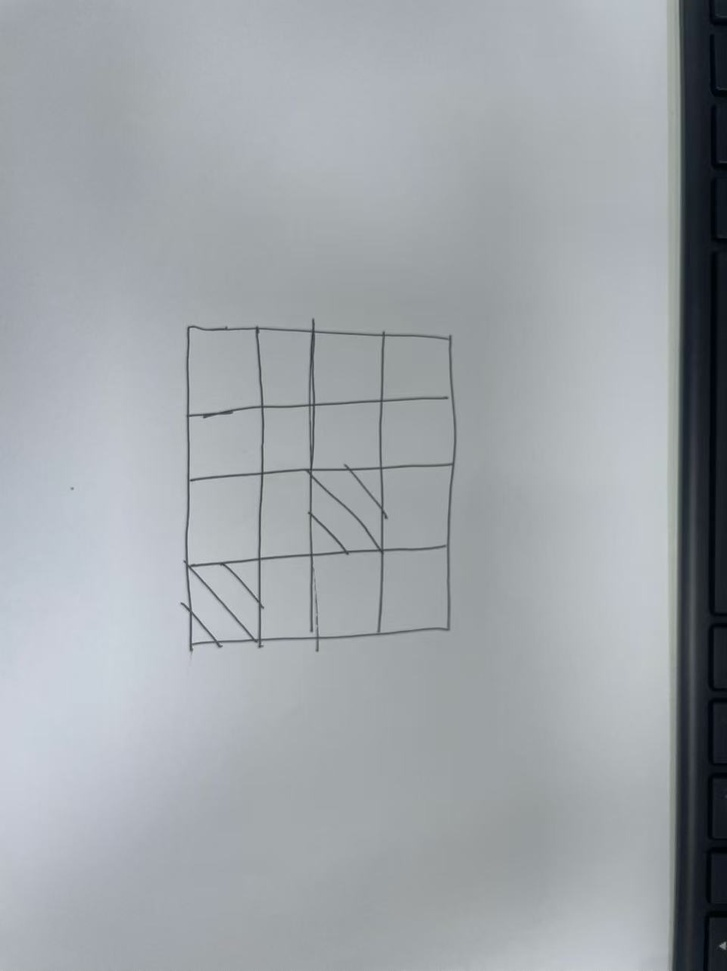
#> input picture image/my_shudu.jpg, 727 x 971 px, shrunk from 960 x 1282 before the run
$ jupyter execute '图像梯度处理.ipynb'   (older library calls are emulated)
#> lines starting #> are read from the running program, lines starting #| are printed output that depends on the picture
| 算子名称         | 函数原型                                                                                       | 参数名称           | 参数说明（类型 + 含义 + 默认值 + 注意点）                                                                                           | 功能与原理                         | 应用场景                    |
| ------------ | ------------------------------------------------------------------------------------------ | -------------- | ------------------------------------------------------------------------------------------------------------------- | ----------------------------- | ----------------------- |
| **Sobel 算子** | `cv2.Sobel(src, ddepth, dx, dy, ksize=3, scale=1, delta=0, borderType=cv2.BORDER_DEFAULT)` | **src**        | *类型：* ndarray<br>*说明：* 输入图像，一般为**单通道灰度图**（若为彩色，需先 `cv2.cvtColor()` 转换）                                              | **功能：**计算一阶导数，检测灰度变化方向与幅度     | 通用边缘检测、纹理提取             |
|              |                                                                                            | **ddepth**     | *类型：* int（如 `cv2.CV_8U`, `cv2.CV_16S`, `cv2.CV_64F`）<br>*说明：* 输出图像的深度。通常选 `cv2.CV_64F` 避免负数截断。                      | 控制结果精度与范围，防止梯度值溢出             | -                       |
|              |                                                                                            | **dx**         | *类型：* int（0 或 1 或 2）<br>*说明：* 表示求导方向的 x 阶数。<br>`dx=1, dy=0`：水平梯度；`dx=0, dy=1`：垂直梯度；`dx=1, dy=1`：对角梯度                | 控制梯度计算方向                      | 水平或垂直边缘检测               |
|              |                                                                                            | **dy**         | *类型：* int（0 或 1 或 2）<br>*说明：* 表示求导方向的 y 阶数。与 dx 配合使用。                                                               | -                             | -                       |
|              |                                                                                            | **ksize**      | *类型：* int，奇数（1,3,5,7）<br>*说明：* 卷积核大小，越大平滑越强但边缘越宽。<br>*特别说明：* 若 `ksize=-1` 则自动调用 **Scharr 算子**。                      | 控制平滑程度和梯度分辨率                  | 小核用于细节检测，大核用于平滑边缘       |
|              |                                                                                            | **scale**      | *类型：* float，默认 1<br>*说明：* 对结果缩放因子，用于放大或缩小梯度强度。                                                                      | 调节输出强度范围                      | 图像归一化前调整梯度强度            |
|              |                                                                                            | **delta**      | *类型：* float，默认 0<br>*说明：* 偏移值，会在结果加上一个常数偏移。                                                                         | 修正结果亮度偏移                      | 保证结果范围在 0–255 内         |
|              |                                                                                            | **borderType** | *类型：* int（边界填充模式）<br>*常用值：* `cv2.BORDER_DEFAULT`、`cv2.BORDER_REFLECT`、`cv2.BORDER_REPLICATE` 等<br>*说明：* 控制边缘像素如何扩展。 | 影响边缘处理效果                      | 防止边缘裁剪产生黑框              |
|              |                                                                                            | —              | —                                                                                                                   | **一阶导数算子，结合平滑与微分，方向可控，抗噪性好。** | 通用边缘检测、特征方向提取（HOG/SIFT） |

| 算子名称          | 函数原型                                                                               | 参数名称                         | 参数说明（类型 + 含义 + 默认值 + 注意点）                       | 功能与原理                                     | 应用场景                        |
| ------------- | ---------------------------------------------------------------------------------- | ---------------------------- | ----------------------------------------------- | ----------------------------------------- | --------------------------- |
| **Scharr 算子** | `cv2.Scharr(src, ddepth, dx, dy, scale=1, delta=0, borderType=cv2.BORDER_DEFAULT)` | **src**                      | 输入图像（灰度）                                        | **功能：**是 Sobel 算子的高精度变体，优化了 3×3 核，梯度更平滑   | 高精度边缘检测、纹理分析                |
|               |                                                                                    | **ddepth**                   | 输出深度，推荐使用 `cv2.CV_64F`                          | 防止梯度溢出                                    | -                           |
|               |                                                                                    | **dx, dy**                   | 导数阶数（0 或 1）<br>与 Sobel 相同：dx=1 表水平，dy=1 表垂直     | 控制求导方向                                    | -                           |
|               |                                                                                    | **scale, delta, borderType** | 同 Sobel 参数含义                                    | —                                         | —                           |
|               |                                                                                    | **注意**                       | Scharr 没有 `ksize` 参数，固定使用 3×3 核。权重更精确，中心像素占比更高。 | -                                         | -                           |
|               |                                                                                    | —                            | —                                               | **对小尺度边缘检测效果优于 Sobel**，尤其在噪声较低的高精度任务中表现好。 | 光流估计、边缘梯度方向计算（HOG/SIFT 前处理） |

| 算子名称             | 函数原型                                                                                   | 参数名称           | 参数说明（类型 + 含义 + 默认值 + 注意点）          | 功能与原理                                         | 应用场景                |
| ---------------- | -------------------------------------------------------------------------------------- | -------------- | ---------------------------------- | --------------------------------------------- | ------------------- |
| **Laplacian 算子** | `cv2.Laplacian(src, ddepth, ksize=1, scale=1, delta=0, borderType=cv2.BORDER_DEFAULT)` | **src**        | 输入图像（灰度）                           | **功能：**基于二阶导数检测亮度变化剧烈区域（灰度变化率的变化率），用于检测边缘与锐化。 | 边缘增强、锐化、结构分析        |
|                  |                                                                                        | **ddepth**     | 输出深度，建议使用 `cv2.CV_64F`             | 避免负值被截断                                       | -                   |
|                  |                                                                                        | **ksize**      | 卷积核大小（必须为奇数，默认1）<br>越大越平滑，但边缘定位更模糊 | 控制检测精度与平滑程度                                   | -                   |
|                  |                                                                                        | **scale**      | 缩放因子（默认 1）                         | 控制输出梯度强度                                      | -                   |
|                  |                                                                                        | **delta**      | 偏移值（默认 0）                          | 调整结果亮度偏移                                      | -                   |
|                  |                                                                                        | **borderType** | 边界处理模式（同 Sobel）                    | 决定边缘填充方式                                      | -                   |
|                  |                                                                                        | —              | —                                  | **二阶导数算子，无方向性，对灰度变化最敏感。**                     | 图像锐化、全方向边缘检测、医学影像增强 |

### 🧮 OpenCV 图像滤波与梯度算子总结

| 算子类别       | 函数名称                      | 函数原型                                                                                        | 参数详解                                                                                                                                            | 功能与原理                      | 优点                         | 缺点               | 常见应用              |
| ---------- | ------------------------- | ------------------------------------------------------------------------------------------- | ----------------------------------------------------------------------------------------------------------------------------------------------- | -------------------------- | -------------------------- | ---------------- | ----------------- |
| **基础滤波算子** | **filter2D**（通用卷积）        | `cv2.filter2D(src, ddepth, kernel, anchor=(-1,-1), delta=0, borderType=cv2.BORDER_DEFAULT)` | - **src**：输入图像<br>- **ddepth**：输出深度<br>- **kernel**：卷积核矩阵（如 3×3 或 5×5）<br>- **anchor**：锚点位置（默认中心）<br>- **delta**：偏移量<br>- **borderType**：边界扩充方式 | 将自定义卷积核应用于图像，实现任意线性滤波。     | 通用性强，可自定义任意核（如锐化、模糊、边缘增强等） | 不具备自适应性，需手动设计卷积核 | 自定义滤波器、锐化、平滑、模板卷积 |
| **平滑滤波算子** | **blur**（均值滤波）            | `cv2.blur(src, ksize, anchor=(-1,-1), borderType=cv2.BORDER_DEFAULT)`                       | - **ksize**：核大小 (3,3)<br>- **anchor**：卷积锚点<br>- **borderType**：边界模式                                                                             | 用邻域像素的平均值替代中心像素，实现平滑。      | 简单高效，可快速去除轻度噪声             | 模糊边缘、细节丢失        | 图像预处理、降噪          |
|            | **boxFilter**（方框滤波）       | `cv2.boxFilter(src, ddepth, ksize, anchor=(-1,-1), normalize=True)`                         | - **normalize**：是否归一化（True 为均值滤波）                                                                                                               | 与均值滤波类似，可选归一化控制输出亮度。       | 灵活、支持大核加速                  | 同样会模糊边缘          | 快速模糊、图像积分滤波       |
|            | **GaussianBlur**（高斯滤波）    | `cv2.GaussianBlur(src, ksize, sigmaX, sigmaY=0, borderType=cv2.BORDER_DEFAULT)`             | - **sigmaX/Y**：控制平滑强度<br>- **ksize**：核大小                                                                                                        | 基于高斯分布的加权平均，中心像素权重大。       | 平滑自然、抗噪好                   | 仍会模糊边缘           | 去高斯噪声、Canny 前处理   |
|            | **medianBlur**（中值滤波）      | `cv2.medianBlur(src, ksize)`                                                                | - **ksize**：奇数，窗口大小                                                                                                                             | 使用邻域像素的中值代替中心像素。           | 去椒盐噪声效果好，保边性能优             | 对连续噪声效果一般，速度慢    | 医学图像、黑白点噪声        |
|            | **bilateralFilter**（双边滤波） | `cv2.bilateralFilter(src, d, sigmaColor, sigmaSpace)`                                       | - **d**：邻域直径<br>- **sigmaColor**：颜色空间参数<br>- **sigmaSpace**：空间距离参数                                                                              | 综合空间距离与像素差异的加权平均，去噪同时保边。   | 去噪保边效果出色                   | 计算量大             | 人像美颜、HDR、边缘保留平滑   |
| **锐化算子**   | **Laplacian**（二阶梯度）       | `cv2.Laplacian(src, ddepth, ksize=1, scale=1, delta=0, borderType=cv2.BORDER_DEFAULT)`      | - **ksize**：核大小（奇数）<br>- **scale/delta**：缩放与偏移                                                                                                  | 计算二阶导数，突出灰度突变的边缘。          | 全方向检测，适合锐化                 | 对噪声敏感            | 图像锐化、轮廓增强         |
| **梯度算子**   | **Sobel**（一阶导数）           | `cv2.Sobel(src, ddepth, dx, dy, ksize=3, scale=1, delta=0, borderType=cv2.BORDER_DEFAULT)`  | - **dx/dy**：导数方向<br>- **ksize**：卷积核大小<br>- **scale/delta**：缩放与偏移                                                                                | 计算一阶导，检测水平或垂直边缘。           | 方向可控、抗噪强                   | 边缘较粗             | 一般边缘检测            |
|            | **Scharr**（高精度一阶导）        | `cv2.Scharr(src, ddepth, dx, dy, scale=1, delta=0, borderType=cv2.BORDER_DEFAULT)`          | - 无 ksize 参数，固定 3×3                                                                                                                             | Sobel 的高精度优化版，中心权重更高，方向更准。 | 精度高、细节保留好                  | 核固定，计算略慢         | 高精度梯度检测、纹理分析      |

[cell 1]
import cv2
import numpy as np

image_np = cv2.imread("../image/my_shudu.jpg")
#> image_np is the input picture: shape (971, 727, 3); mean B, G, R 169.6, 164.9, 159.8
# 构建卷积核
kernel1 = np.array(
  [
    [-1,0,1],  #
    [-2,0,2],  #
    [-1,0,1]  #
  ]
)

kernel2 = np.array(
  [
    [-1,-2,-1],  #
    [0,0,0],  #
    [1,2,1]  #
  ]
)
image_filter = cv2.filter2D(image_np,-1,kernel1)
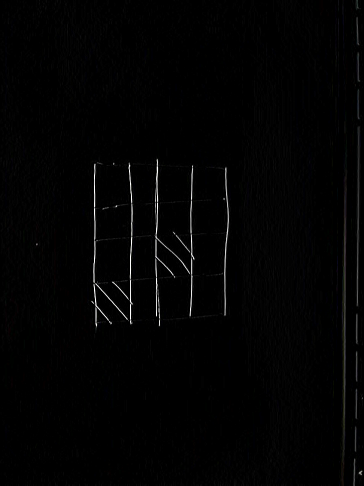
#> image_filter: shape (971, 727, 3) (shown at 1/2 size); mean B, G, R 2.8, 2.7, 2.7
cv2.imshow('image_filter',image_filter)
cv2.waitKey(0)

[cell 2]
import cv2
import numpy as np

# ==============================
# 1️⃣ 读取并检查图像
# ==============================

# 读取图像（默认以 BGR 格式）
# cv2.imread(filename, flags)
#   - filename：图像路径
#   - flags：读取方式
#       cv2.IMREAD_COLOR（默认）→ 彩色图
#       cv2.IMREAD_GRAYSCALE → 灰度图
# 返回值：numpy.ndarray 类型图像矩阵
image_path = "../image/my_shudu.jpg"
image_np = cv2.imread(image_path)

# 检查图像是否加载成功
if image_np is None:
    raise FileNotFoundError(f"⚠️ 图像未找到，请检查路径是否正确: {image_path}")

# 转为灰度图，减少计算量
# cv2.cvtColor(src, code)
#   - src：输入图像
#   - code：颜色空间转换标识，如：
#       cv2.COLOR_BGR2GRAY（BGR → 灰度）
#       cv2.COLOR_BGR2RGB（BGR → RGB）
# 返回值：单通道灰度图
image_np_gray = cv2.cvtColor(image_np, cv2.COLOR_BGR2GRAY)

# ==============================
# 2️⃣ Sobel 边缘检测
# ==============================

# Sobel 算子用于计算图像的梯度（灰度变化率）
# cv2.Sobel(src, ddepth, dx, dy, ksize, scale, delta, borderType)
#   - src：输入图像（通常为灰度图）
#   - ddepth：输出图像深度（如 cv2.CV_16S 防止溢出）
#   - dx：X 方向导数阶数（1 表示一阶导）
#   - dy：Y 方向导数阶数（1 表示一阶导）
#   - ksize：卷积核大小（1、3、5、7）奇数，越大平滑越强
#   - scale（默认=1）：可选缩放因子
#   - delta（默认=0）：偏移量（加到结果上）
#   - borderType：边界处理方式（默认 cv2.BORDER_DEFAULT）
# 返回值：包含梯度值的图像矩阵（可能包含负值）
sobel_x = cv2.Sobel(
    image_np_gray,  # 输入灰度图
    cv2.CV_16S,  # 输出类型，16位有符号，防止负值截断
    1,  # dx=1 → 计算 X 方向梯度（垂直边缘）
    0,  # dy=0 → 不计算 Y 方向导数
    ksize=3,  # 卷积核大小 3x3
)

sobel_y = cv2.Sobel(
    image_np_gray,
    cv2.CV_16S,
    0,  # dx=0 → 不计算 X 方向导数
    1,  # dy=1 → 计算 Y 方向梯度（水平边缘）
    ksize=3,
)
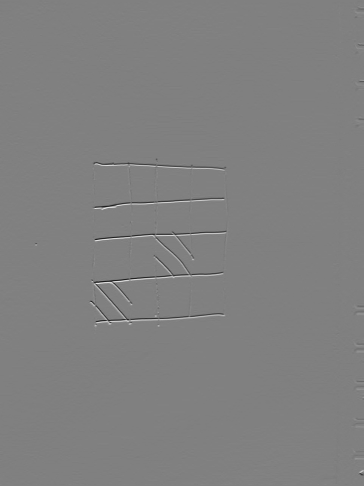
#> sobel_y: shape (971, 727) int16 (shown at 1/2 size); min -430, max 425, mean 0; drawn with min black and max white
sobel_center = cv2.Sobel(
    image_np_gray,
    cv2.CV_16S,
    1,  # dx=0 → 不计算 X 方向导数
    1,  # dy=1 → 计算 Y 方向梯度（水平边缘）
    ksize=3,
)
# 将 16 位带符号数据转换为 8 位绝对值图像（便于显示）
# cv2.convertScaleAbs(src)
#   - src：输入图像
#   - 返回：uint8 图像（0-255）
# 该函数等价于：dst = np.abs(src) 并归一化到 [0,255]
sobel_x = cv2.convertScaleAbs(sobel_x)
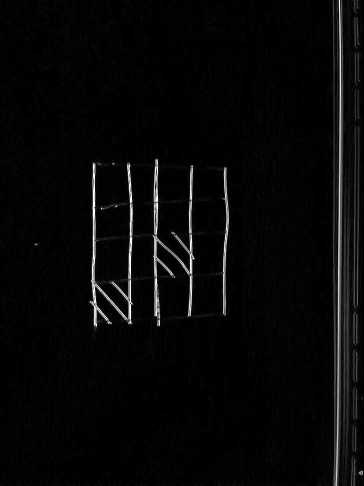
#> sobel_x: shape (971, 727) (shown at 1/2 size); min 0, max 255, mean 7.2
sobel_y = cv2.convertScaleAbs(sobel_y)
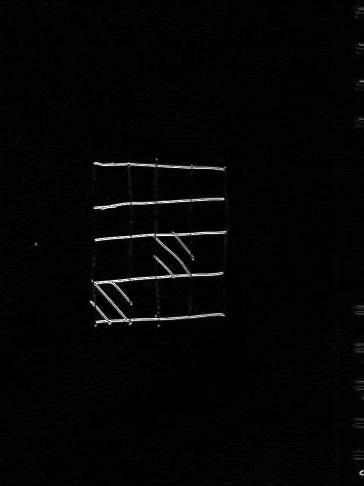
#> sobel_y: shape (971, 727) (shown at 1/2 size); min 0, max 255, mean 4
sobel_center = cv2.convertScaleAbs(sobel_center)

# 合并两个方向的梯度
# cv2.addWeighted(src1, alpha, src2, beta, gamma)
#   - src1, src2：输入图像
#   - alpha, beta：加权系数（一般取 0.5）
#   - gamma：常数偏移量
# 返回值：加权融合后的图像
sobel_xy = cv2.addWeighted(sobel_x, 0.5, sobel_y, 0.5, 0)
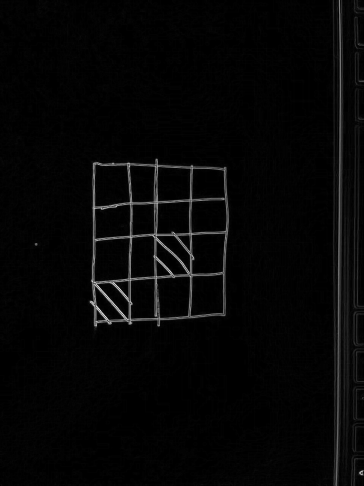
#> sobel_xy: shape (971, 727) (shown at 1/2 size); min 0, max 255, mean 5.6

# ==============================
# 3️⃣ 可视化结果
# ==============================

# 显示图像窗口
# cv2.imshow(windowName, image)
#   - windowName：窗口标题
#   - image：要显示的图像矩阵
cv2.imshow("Original Image", image_np)
cv2.imshow("Gray Image", image_np_gray)
cv2.imshow("Sobel X (Vertical Edges)", sobel_x)
cv2.imshow("Sobel Y (Horizontal Edges)", sobel_y)
cv2.imshow("Sobel Y (Horizontal Edges)", sobel_y)
cv2.imshow("Sobel center (Horizontal Edges)", sobel_center)
cv2.imshow("Sobel XY (Combined)", sobel_xy)

# 等待按键事件
# cv2.waitKey(delay)
#   - delay：等待毫秒数；0 表示无限等待
cv2.waitKey(0)

# 销毁所有窗口
# cv2.destroyAllWindows()
cv2.destroyAllWindows()

[cell 3]
import cv2
import numpy as np

# ==============================
# 1️⃣ 读取灰度图
# ==============================
image = cv2.imread("../image/my_shudu.jpg")
if image is None:
    raise FileNotFoundError("⚠️ 图像未找到，请检查路径！")

gray = cv2.cvtColor(image, cv2.COLOR_BGR2GRAY)

# ==============================
# 2️⃣ Laplacian 算子
# ==============================
# cv2.Laplacian(src, ddepth, ksize, scale, delta, borderType)
#   - src：输入灰度图像
#   - ddepth：输出图像深度（推荐 cv2.CV_16S）
#   - ksize：卷积核大小（1, 3, 5，必须为奇数）
#   - scale：可选缩放因子（默认1）
#   - delta：偏移量（默认0）
#   - borderType：边界处理方式
# 功能：计算图像灰度的二阶导，检测灰度变化剧烈的边缘
laplacian = cv2.Laplacian(gray, cv2.CV_16S, ksize=3)

# 取绝对值并转为8位图
laplacian = cv2.convertScaleAbs(laplacian)
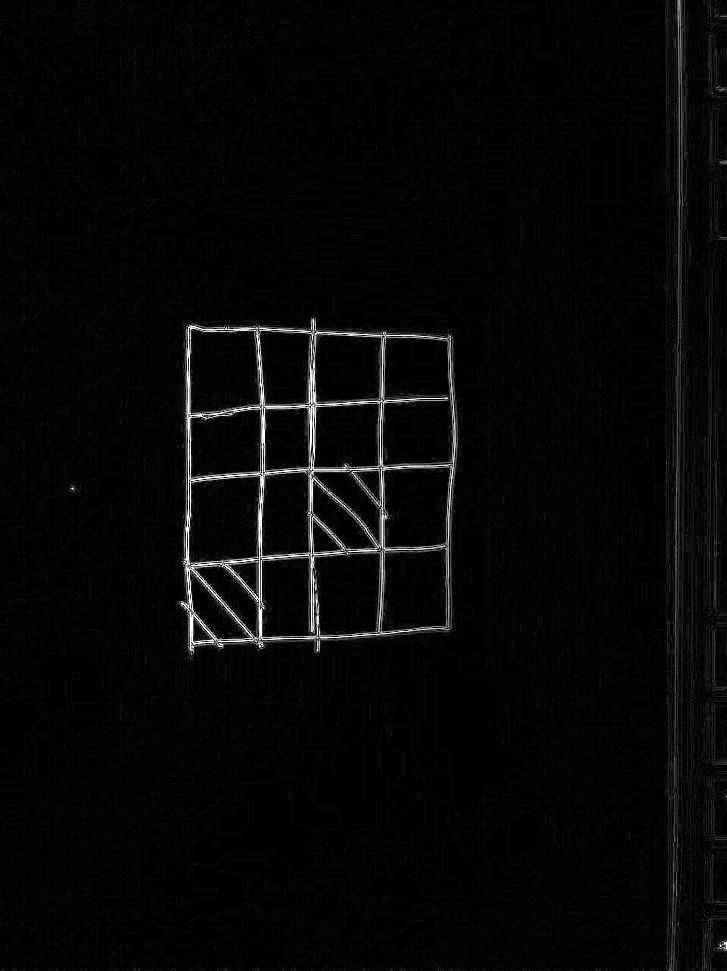
#> laplacian: shape (971, 727); min 0, max 255, mean 6.7

# ==============================
# 3️⃣ 显示结果
# ==============================
cv2.imshow("Original", image)
cv2.imshow("Laplacian (Edge Detection)", laplacian)

cv2.waitKey(0)
cv2.destroyAllWindows()
